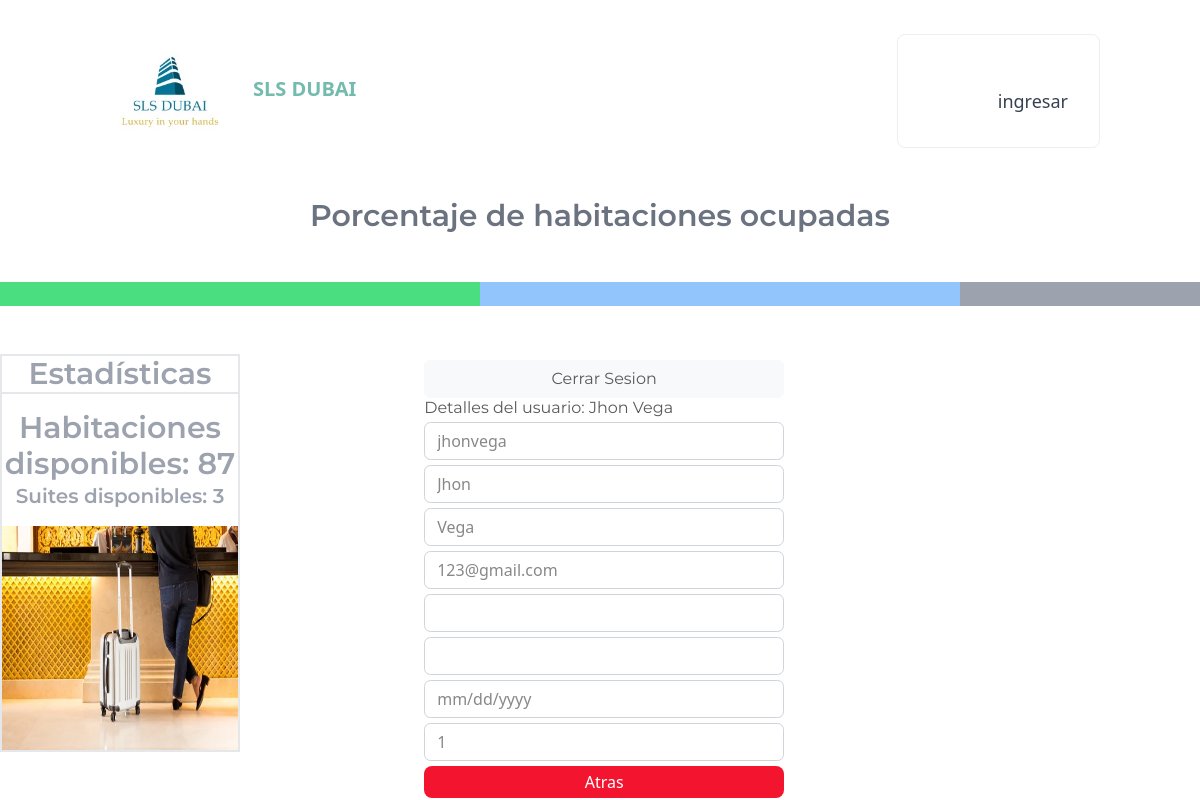
The app's page /ver/8 with its own data.
### tables this page shows
CREATE TABLE usuarios (id INTEGER NOT NULL CONSTRAINT usuarios_pk PRIMARY KEY AUTOINCREMENT UNIQUE, usuario TEXT UNIQUE NOT NULL, nombre TEXT, apellido TEXT, correo TEXT NOT NULL UNIQUE, celular TEXT DEFAULT 0, direccion TEXT, fecha TEXT, pasword TEXT NOT NULL, super INT DEFAULT (0) NOT NULL);

### app.py (the view)
@app.route('/ver/<int:id>')
def ver(id):
    usuario = scripts.obenter_usuario_id(id)
    return render_template('ver.html', usuario=usuario)

### app.py (called while the page is built)
@app.before_request
def before_request():
    if 'user' not in session and request.endpoint in ['super_menu']:
        return redirect('/')
    elif 'user' not in session and request.endpoint in ['room']:
        return redirect('/')

### db/scripts.py (called while the page is built)
def conexion_bd():
    try:
        conexion = sqlite3.connect(os.path.dirname(os.path.abspath(__file__))+'/basedatos.sqlite')
        return conexion
    except:
        print('Error de conexion bd')

def obenter_usuario_id(id):
    query = "select * from usuarios where id={};".format(id)
    conexion = conexion_bd()
    cursor = conexion.cursor()
    cursor.execute(query)
    usuario = cursor.fetchone()
    conexion.commit()
    conexion.close()
    return usuario

### templates/ver.html
{% extends 'user_main.html' %}
{% block src %}
<link rel="stylesheet" href="{{url_for('static',filename='css/styles.css')}}" />
<link rel="stylesheet" href="{{url_for('static',filename='css/bootstrap.css')}}" />
{% endblock %}
{% block body_user %}
<div class="contenedor">
    <div id="formulario_crear" class="flex flex-col">
    <button class="btn btn-light float-end" id="cerrar_sesion">Cerrar Sesion</button>
    <h3>Detalles del usuario: {{ usuario[2] }} {{ usuario[3] }}</h3>
    <input class="form-control" type="text" name="usuario" id="usuario" readonly="readonly" value="{{usuario[1]}}" >
    <input class="form-control" type="text" name="nombre" id="nombre" readonly="readonly" value="{{usuario[2]}}" >
    <input class="form-control" type="text" name="apellido" id="apellido" readonly="readonly" value="{{usuario[3]}}" >
    <input class="form-control" type="email" name="correo" id="correo" readonly="readonly" value={{usuario[4]}} >
    <input class="form-control" type="number" name="celular" id="celular" readonly="readonly" value={{usuario[5]}} >
    <input class="form-control" type="text" name="direccion" id="direccion" readonly="readonly" value="{{usuario[6]}}" >
    <input class="form-control" type="date" name="fecha_nacimiento" id="fecha_nacimiento" readonly="readonly" value={{usuario[7]}} >
    <input class="form-control" type="number" name="Clase" id="clase" readonly="readonly" value={{usuario[9]}}>
    <button class="bg-[#F3152F] text-white px-6 py-1 rounded-lg" id="cancelar_usuario" onclick="location.href='/editUsers'" >Atras</button>
    </div>
</div>
{% endblock %}

### static/css/main.css (style rules this page uses)
html { line-height: 1.5; -webkit-text-size-adjust: 100%; -moz-tab-size: 4; -o-tab-size: 4; tab-size: 4; font-family: ui-sans-serif, system-ui, -apple-system, BlinkMacSystemFont, "Segoe UI", Roboto, "Helvetica Neue", Arial, "Noto Sans", sans-serif, "Apple Color Emoji", "Segoe UI Emoji", "Segoe UI Symbol", "Noto Color Emoji"; }
body { margin: 0; line-height: inherit; }
h1, h2, h3, h4, h5, h6 { font-size: inherit; font-weight: inherit; }
button, input, optgroup, select, textarea { font-family: inherit; font-size: 100%; font-weight: inherit; line-height: inherit; color: inherit; margin: 0; padding: 0; }
button, select { text-transform: none; }
button, [type='button'], [type='reset'], [type='submit'] { -webkit-appearance: button; background-color: transparent; background-image: none; }
blockquote, dl, dd, h1, h2, h3, h4, h5, h6, hr, figure, p, pre { margin: 0; }
input::placeholder, textarea::placeholder { opacity: 1; color: #9ca3af; }
button, [role="button"] { cursor: pointer; }

### static/css/styles.css (style rules this page uses)
#formulario_crear, #cambiarContraseña { width: 50%; margin-left: auto; margin-right: auto; }
#formulario_crear input { margin-top: 5px; }
#cancelar_usuario, #btn_crear { margin-top: 5px; display: inline-block; }
.lado, .contenedor { display: inline-block; }
.contenedor { width: 60%; margin-left: auto; margin-right: auto; }

### records on screen
usuarios: nombre "Jhon", apellido "Vega", usuario "jhonvega", correo "123@gmail.com", Clase "1"
